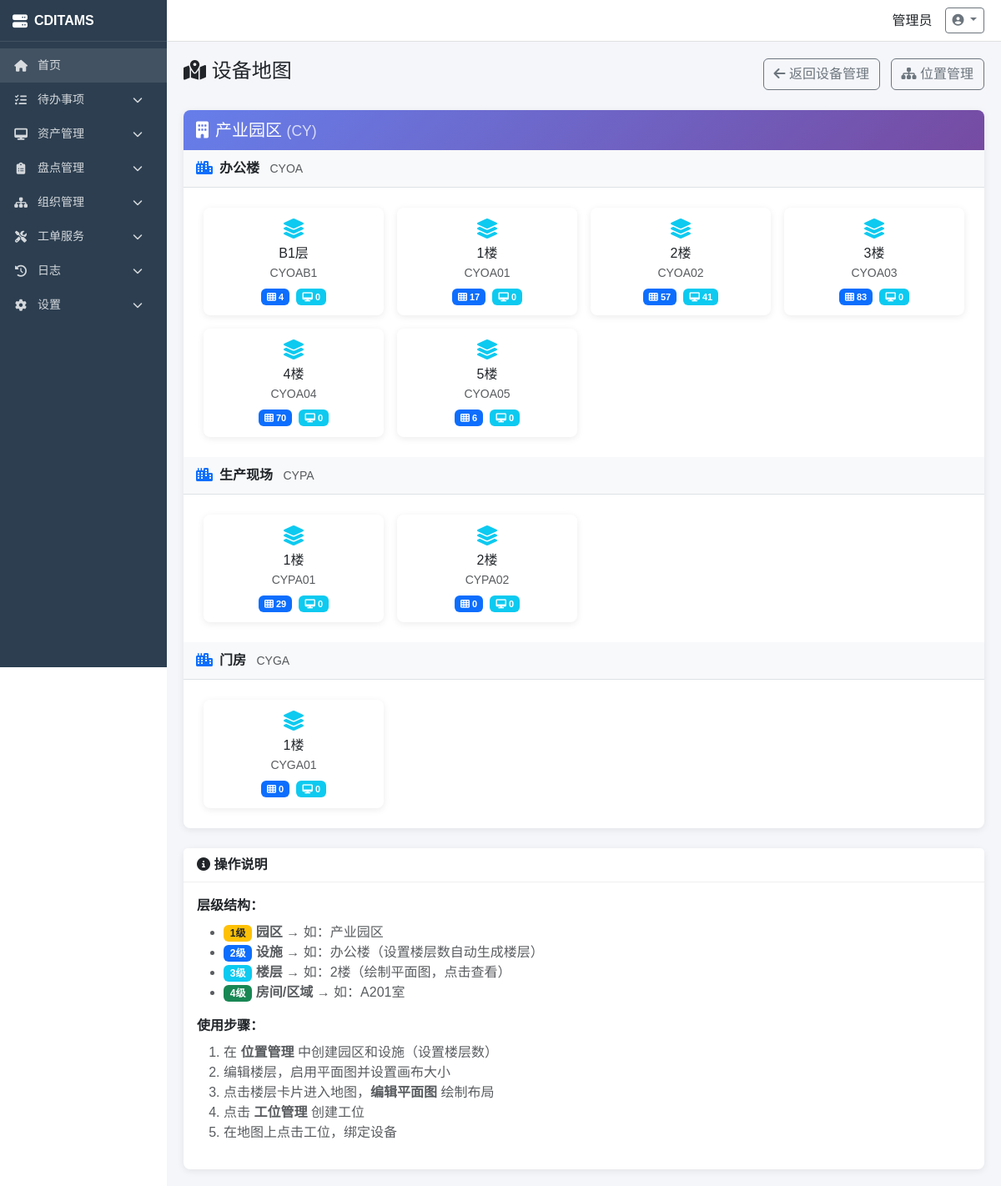
The app's page /assets/map/ (signed in) with its own data.
### apps/settings/models.py (models this page shows, shortened)
class SystemConfig(models.Model):
    TYPE_CHOICES = [
        ('string', '字符串'),
        ('int', '整数'),
        ('boolean', '布尔值'),
        ('json', 'JSON'),
        ('select', '下拉选择'),
    ]
    GROUP_CHOICES = [
        ('basic', '基础设置'),
        ('security', '安全设置'),
        ('asset', '资产设置'),
        ('model', '模型设置'),
    ]
    config_key = models.CharField(max_length=64, unique=True, verbose_name='配置键')
    config_value = models.TextField(blank=True, verbose_name='配置值')
    value_type = models.CharField(max_length=16, choices=TYPE_CHOICES, default='string', verbose_name='值类型')
    config_group = models.CharField(max_length=32, choices=GROUP_CHOICES, default='basic', verbose_name='配置分组')
    description = models.CharField(max_length=256, blank=True, verbose_name='说明')
    options = models.TextField(blank=True, verbose_name='选项(JSON)')
    is_system = models.BooleanField(default=False, verbose_name='系统级配置')
    sort = models.IntegerField(default=0, verbose_name='排序')
    created_at = models.DateTimeField(auto_now_add=True, verbose_name='创建时间')
    updated_at = models.DateTimeField(auto_now=True, verbose_name='更新时间')
    class Meta:
        db_table = 'system_configs'
        verbose_name = '系统配置'
        verbose_name_plural = '系统配置'
        ordering = ['config_group', 'sort', 'id']

### apps/accounts/models.py (models this page shows, shortened)
class User(AbstractUser):
    GENDER_CHOICES = [('male', '男'), ('female', '女')]
    emp_no = models.CharField(max_length=32, unique=True, verbose_name='工号')
    realname = models.CharField(max_length=64, verbose_name='姓名')
    gender = models.CharField(max_length=10, choices=GENDER_CHOICES, blank=True, verbose_name='性别')
    email = models.EmailField(blank=True, verbose_name='邮箱')
    phone = models.CharField(max_length=20, blank=True, verbose_name='电话')
    department = models.ForeignKey(Department, on_delete=models.SET_NULL, null=True, blank=True, related_name='users', verbose_name='所属部门')
    role = models.ForeignKey('Role', on_delete=models.SET_NULL, null=True, blank=True, related_name='users', verbose_name='所属角色')
    avatar = models.ImageField(upload_to='avatars/', blank=True, verbose_name='头像')
    is_active = models.BooleanField(default=True, verbose_name='是否启用')
    created_at = models.DateTimeField(auto_now_add=True, verbose_name='创建时间')
    updated_at = models.DateTimeField(auto_now=True, verbose_name='更新时间')
    class Meta:
        db_table = 'users'
        verbose_name = '用户'
        verbose_name_plural = '用户'
        ordering = ['emp_no']

### apps/assets/models.py (models this page shows, shortened)
class AssetLocation(models.Model):
    name = models.CharField(max_length=64, verbose_name='位置名称')
    code = models.CharField(max_length=32, unique=True, verbose_name='位置编码')
    parent = models.ForeignKey('self', on_delete=models.CASCADE, null=True, blank=True, related_name='children', verbose_name='上级位置')
    level = models.IntegerField(default=1, choices=[(i, f'{i}级') for i in range(1, 5)], verbose_name='位置级别')
    park_code = models.CharField(max_length=2, blank=True, verbose_name='园区编码')
    building_code = models.CharField(max_length=2, blank=True, verbose_name='设施编码')
    floor_code = models.CharField(max_length=2, blank=True, verbose_name='楼层编码')
    floor_count = models.IntegerField(default=1, verbose_name='地上楼层数')
    basement_count = models.IntegerField(default=0, verbose_name='地下楼层数')
    has_rooftop = models.BooleanField(default=False, verbose_name='包含天台')
    room_code = models.CharField(max_length=20, blank=True, verbose_name='房间编码')
    has_map = models.BooleanField(default=False, verbose_name='是否有地图')
    map_width = models.IntegerField(default=1200, verbose_name='地图宽度')
    map_height = models.IntegerField(default=800, verbose_name='地图高度')
    grid_size = models.IntegerField(default=30, verbose_name='网格大小')
    default_doorstop_width = models.FloatField(default=15, verbose_name='默认门垛宽度')
    default_snap_threshold = models.FloatField(default=10, verbose_name='默认吸附阈值')
    default_snap_enabled = models.BooleanField(default=True, verbose_name='默认启用吸附')
    description = models.TextField(blank=True, verbose_name='位置描述')
    area_points = models.TextField(blank=True, verbose_name='区域坐标点(JSON)')
    sort = models.IntegerField(default=0, verbose_name='排序')
    created_at = models.DateTimeField(auto_now_add=True, verbose_name='创建时间')
    updated_at = models.DateTimeField(auto_now=True, verbose_name='更新时间')
    class Meta:
        db_table = 'asset_locations'
        verbose_name = '资产位置'
        verbose_name_plural = '资产位置'
        ordering = ['sort', 'id']

### apps/assets/views.py (the view)
# urls.py: path('map/', views.device_map, name='device_map'),
@login_required
def device_map(request):
    all_locs = AssetLocation.objects.select_related('parent__parent', 'parent').prefetch_related('workstations', 'devices')
    parks = []
    for park in all_locs.filter(level=1).order_by('sort', 'id'):
        park_data = {
            'id': park.id, 'name': park.name, 'code': park.code,
            'buildings': []
        }
        for building in all_locs.filter(parent=park, level=2).order_by('sort', 'id'):
            building_data = {
                'id': building.id, 'name': building.name, 'code': building.code,
                'floors': []
            }
            for floor in all_locs.filter(parent=building, level=3, has_map=True).order_by('sort', 'id'):
                building_data['floors'].append({
                    'id': floor.id, 'name': floor.name, 'code': floor.code,
                    'workstation_count': floor.workstations.count(),
                    'device_count': floor.devices.count(),
                })
            if building_data['floors']:
                park_data['buildings'].append(building_data)
        if park_data['buildings']:
            parks.append(park_data)
    return render(request, 'assets/device_map.html', {'parks': parks})

### apps/accounts/context_processors.py (called while the page is built, shortened)
def user_permissions(request):
    if hasattr(request, 'user_permissions'):
        return {
            'user_permissions': request.user_permissions,
            'user_perm_set': set(request.user_permissions),
        }

### templates/assets/device_map.html (shortened to what this page needs)
{% extends 'base.html' %}
{% block content %}
<div class="d-flex justify-content-between align-items-center mb-4">
<h4><i class="fas fa-map-marked-alt"></i> 设备地图</h4>
<div>
    <a href="{% url 'device_list' %}" class="btn btn-outline-secondary me-2"><i class="fas fa-arrow-left"></i> 返回设备管理</a>
    {% if 'location' in user_perm_set %}
    <a href="{% url 'location_list' %}" class="btn btn-outline-secondary"><i class="fas fa-sitemap"></i> 位置管理</a>
    {% endif %}
</div>
</div>
{% if parks %}
{% for park in parks %}
<div class="card mb-4">
<div class="park-header">
    <h5 class="mb-0"><i class="fas fa-building me-2"></i>{{ park.name }} <small class="opacity-75">({{ park.code }})</small></h5>
</div>
<div class="card-body p-0">
    {% for building in park.buildings %}
    <div class="building-header">
        <i class="fas fa-city me-2 text-primary"></i><strong>{{ building.name }}</strong>
        <small class="text-muted ms-2">{{ building.code }}</small>
    </div>
    <div class="row g-0 p-3">
        {% for floor in building.floors %}
        <div class="col-md-3 col-sm-4 col-6 p-2">
            <div class="card floor-card h-100" onclick="window.location.href='{% url 'location_map' floor.id %}'">
                <div class="card-body text-center">
                    <i class="fas fa-layer-group text-info mb-2" style="font-size: 1.5rem;"></i>
                    <h6 class="mb-1">{{ floor.name }}</h6>
                    <small class="text-muted d-block mb-2">{{ floor.code }}</small>
                    <div class="d-flex justify-content-center gap-2">
                        <span class="badge bg-primary stat-badge"><i class="fas fa-th"></i> {{ floor.workstation_count }}</span>
                        <span class="badge bg-info stat-badge"><i class="fas fa-desktop"></i> {{ floor.device_count }}</span>
                    </div>
                </div>
            </div>
        </div>
        {% endfor %}
    </div>
    {% endfor %}
</div>
</div>
{% endfor %}
{% endif %}
<div class="card mt-4">
<div class="card-header"><i class="fas fa-info-circle"></i> 操作说明</div>
<div class="card-body">
    <p class="mb-2"><strong>层级结构：</strong></p>
    <ul class="text-muted">
        <li><span class="badge bg-warning text-dark">1级</span> <strong>园区</strong> → 如：产业园区</li>
        <li><span class="badge bg-primary">2级</span> <strong>设施</strong> → 如：办公楼（设置楼层数自动生成楼层）</li>
        <li><span class="badge bg-info">3级</span> <strong>楼层</strong> → 如：2楼（绘制平面图，点击查看）</li>
        <li><span class="badge bg-success">4级</span> <strong>房间/区域</strong> → 如：A201室</li>
    </ul>
    <p class="mb-2"><strong>使用步骤：</strong></p>
    <ol class="text-muted">
        <li>在 <strong>位置管理</strong> 中创建园区和设施（设置楼层数）</li>
        <li>编辑楼层，启用平面图并设置画布大小</li>
        <li>点击楼层卡片进入地图，<strong>编辑平面图</strong> 绘制布局</li>
        <li>点击 <strong>工位管理</strong> 创建工位</li>
        <li>在地图上点击工位，绑定设备</li>
    </ol>
</div>
</div>
{% endblock %}

### templates/base.html (shortened to what this page needs)
<!DOCTYPE html>
<html lang="zh-CN">
<head>
    <link href="https://cdn.bootcdn.net/ajax/libs/bootstrap/5.3.0/css/bootstrap.min.css" rel="stylesheet">
    <link href="https://cdn.bootcdn.net/ajax/libs/font-awesome/6.4.0/css/all.min.css" rel="stylesheet">
</head>
<body>
    {% if user.is_authenticated %}
    <div class="sidebar" id="sidebar">
        <div class="logo">
            <i class="fas fa-server"></i>
            <span>{{ system_short_name|default:'CDITAMS' }}</span>
        </div>
        <nav class="mt-2">
            <a href="{% url 'dashboard' %}" class="nav-link {% if request.path == '/dashboard/' %}active{% endif %}" style="background: rgba(255,255,255,0.1);">
                <i class="fas fa-home"></i>
                <span>首页</span>
            </a>
            {% if user.is_superuser or 'todo_module' in user_perm_set %}
            <div class="nav-item">
                <a class="nav-link" href="javascript:void(0)" data-bs-toggle="collapse" data-bs-target="#todoMenu">
                    <i class="fas fa-tasks"></i>
                    <span>待办事项</span>
                    <i class="fas fa-chevron-down ms-auto"></i>
                </a>
            </div>
            {% endif %}
            {% if user.is_superuser or 'asset' in user_perm_set %}
            <div class="nav-item">
                <a class="nav-link" href="javascript:void(0)" data-bs-toggle="collapse" data-bs-target="#assetMenu">
                    <i class="fas fa-desktop"></i>
                    <span>资产管理</span>
                    <i class="fas fa-chevron-down ms-auto"></i>
                </a>
            </div>
            {% endif %}
            {% if user.is_superuser or 'inventory' in user_perm_set %}
            <div class="nav-item">
                <a class="nav-link" href="javascript:void(0)" data-bs-toggle="collapse" data-bs-target="#inventoryMenu">
                    <i class="fas fa-clipboard-list"></i>
                    <span>盘点管理</span>
                    <i class="fas fa-chevron-down ms-auto"></i>
                </a>
            </div>
            {% endif %}
            {% if user.is_superuser or 'organization' in user_perm_set %}
            <div class="nav-item">
                <a class="nav-link" href="javascript:void(0)" data-bs-toggle="collapse" data-bs-target="#orgMenu">
                    <i class="fas fa-sitemap"></i>
                    <span>组织管理</span>
                    <i class="fas fa-chevron-down ms-auto"></i>
                </a>
            </div>
            {% endif %}
            {% if user.is_superuser or 'workorder' in user_perm_set %}
            <div class="nav-item">
                <a class="nav-link" href="javascript:void(0)" data-bs-toggle="collapse" data-bs-target="#workOrderMenu">
                    <i class="fas fa-tools"></i>
                    <span>工单服务</span>
                    <i class="fas fa-chevron-down ms-auto"></i>
                </a>
            </div>
            {% endif %}
            {% if user.is_superuser or 'log' in user_perm_set %}
            <div class="nav-item">
                <a class="nav-link" href="javascript:void(0)" data-bs-toggle="collapse" data-bs-target="#logMenu">
                    <i class="fas fa-history"></i>
                    <span>日志</span>
                    <i class="fas fa-chevron-down ms-auto"></i>
                </a>
            </div>
            {% endif %}
            {% if user.is_superuser or 'settings' in user_perm_set %}
            <div class="nav-item">
                <a class="nav-link" href="javascript:void(0)" data-bs-toggle="collapse" data-bs-target="#settingMenu">
                    <i class="fas fa-cog"></i>
                    <span>设置</span>
                    <i class="fas fa-chevron-down ms-auto"></i>
                </a>
            </div>
            {% endif %}
        </nav>
    </div>
    <div class="main-content" id="mainContent">
        <header class="header">
            <div class="user-menu ms-auto">
                <span>{{ user.realname }}</span>
                <div class="dropdown">
                    <a class="btn btn-sm btn-outline-secondary dropdown-toggle" href="#" role="button" data-bs-toggle="dropdown">
                        <i class="fas fa-user-circle"></i>
                    </a>
                </div>
            </div>
        </header>
        <main class="content">
            {% block content %}{% endblock %}
        </main>
    </div>
    {% else %}
    <main class="content">
        {% block login_content %}{% endblock %}
    </main>
    {% endif %}
</body>
</html>

### templates/base.html (style rules this page uses)
:root { --sidebar-width: 200px; --header-height: 50px; }
body { font-family: "Microsoft YaHei", Arial, sans-serif; }
.sidebar { width: var(--sidebar-width); position: fixed; top: 0; left: 0; height: 100vh; background: #2c3e50; z-index: 1050; overflow-x: hidden; overflow-y: auto; transition: transform 0.3s ease; }
.sidebar .logo { height: var(--header-height); display: flex; align-items: center; padding: 0 15px; color: #fff; font-size: 16px; font-weight: bold; border-bottom: 1px solid rgba(255,255,255,0.1); white-space: nowrap; }
.sidebar .logo i { margin-right: 8px; font-size: 18px; }
.sidebar .nav-item { display: block; }
.sidebar .nav-link { color: rgba(255,255,255,0.8); padding: 10px 15px; display: flex; align-items: center; text-decoration: none; transition: all 0.2s; font-size: 14px; }
.sidebar .nav-link i { width: 20px; margin-right: 10px; text-align: center; font-size: 14px; }
.sidebar .nav-link .fa-chevron-down { transition: transform 0.3s; font-size: 12px; }
.sidebar .nav-link span { white-space: nowrap; }
.main-content { margin-left: var(--sidebar-width); min-height: 100vh; background: #f5f6fa; }
.header { height: var(--header-height); background: #fff; border-bottom: 1px solid #e0e0e0; display: flex; align-items: center; justify-content: space-between; padding: 0 20px; position: sticky; top: 0; z-index: 1000; }
.header .user-menu { display: flex; align-items: center; gap: 15px; }
.content { padding: 20px; }
.card { border: none; border-radius: 8px; box-shadow: 0 2px 8px rgba(0,0,0,0.08); }
.card .card-header { background: #fff; border-bottom: 1px solid #f0f0f0; font-weight: 600; }

### templates/assets/device_map.html (style rules this page uses)
.floor-card { cursor: pointer; transition: all 0.2s; }
.floor-card .card-body { padding: 0.8rem; }
.park-header { background: linear-gradient(135deg, #667eea 0%, #764ba2 100%); color: #fff; padding: 12px 15px; border-radius: 8px 8px 0 0; }
.building-header { background: #f8f9fa; padding: 10px 15px; border-bottom: 1px solid #dee2e6; }
.stat-badge { font-size: 11px; }

### records on screen
SystemConfig: config_value "CDITAMS"
User: realname "管理员"
AssetLocation: name "产业园区", code "CY"
AssetLocation: name "办公楼", code "CYOA"
AssetLocation: name "B1层", code "CYOAB1"
AssetLocation: name "1楼", code "CYOA01"
AssetLocation: name "2楼", code "CYOA02"
AssetLocation: name "3楼", code "CYOA03"
AssetLocation: name "4楼", code "CYOA04"
AssetLocation: name "5楼", code "CYOA05"
AssetLocation: name "生产现场", code "CYPA"
AssetLocation: name "1楼", code "CYPA01"
AssetLocation: name "2楼", code "CYPA02"
AssetLocation: name "门房", code "CYGA"
AssetLocation: name "1楼", code "CYGA01"

### other values on screen
{{ floor.workstation_count }} "4" "17" "57" "83" "70" "6" "29" "0" "0"
{{ floor.device_count }} "0" "0" "41" "0" "0" "0" "0" "0" "0"
